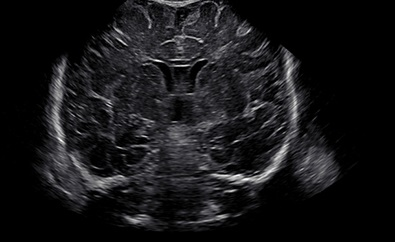
#> input picture images/brain1.jpg, 395 x 242 px, given in place of the camera
$ python contadorObjetos.py   (older library calls are emulated)
#> lines starting #> are read from the running program, lines starting #| are printed output that depends on the picture; after the words box and inside, x2 and y2 are one past the last pixel; in counts of white or black regions, pixels touching at a corner belong together
import cv2 as cv
import mahotas
camera = cv.VideoCapture(0, cv.CAP_DSHOW)

while True:

    _, frame = camera.read()
#> frame is the input picture: shape (242, 395, 3); mean B, G, R 24.4, 22.7, 23
    # etapas de processamento
    gray = cv.cvtColor(frame, cv.COLOR_BGR2GRAY)
    suave = cv.blur(gray, (20, 20))
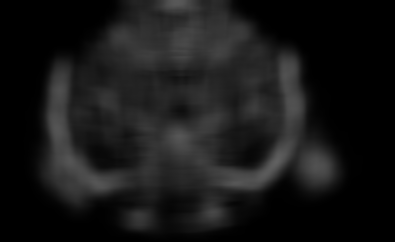
#> suave: shape (242, 395); min 0, max 97, mean 23
    #limiar = mahotas.thresholding.otsu(suave)
    # print(limiar)
    limiar = 112

    bordas = suave.copy()
    bordas[bordas > limiar] = 255
    bordas[bordas < 255] = 0
#> bordas: shape (242, 395); every value is 0
    bordas = cv.bitwise_not(bordas)
#> bordas: shape (242, 395); every value is 255

    objetos, _ = cv.findContours(
        bordas, cv.RETR_EXTERNAL, cv.CHAIN_APPROX_SIMPLE)
#> objetos = [[[0, 0], [0, 241], [394, 241], [394, 0]]]
    for item in objetos:
        area = cv.contourArea(item)
        if area > 400:
            (x, y, w, h) = cv.boundingRect(item)
            #cv.drawContours(frame, contorno, -1, (255,0,0), 2)
            cv.rectangle(frame, (x, y), (x+w, y+h), (0, 255, 0), 1)
            cv.putText(frame, str(
                f"total: {len(objetos)}"), (10, 30), cv.FONT_HERSHEY_SIMPLEX, 1, 1)
            cv.putText(
                frame,
                str(f"x: {x} y: {y}"),
                (x, y-20),
                cv.FONT_HERSHEY_SIMPLEX,
                1, 1
            )
#> this loop made 1 pass
#> (item, area, x, y, w, h) on pass 1: ([[0, 0], [0, 241], [394, 241], [394, 0]], 94954, 0, 0, 395, 242)
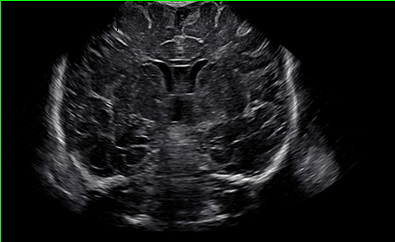
#> frame: shape (242, 395, 3); 0.88% of pixels changed, all inside (x1, y1, x2, y2) = (0, 0, 395, 242)

    print(len(objetos))
#| 1

    #cv.imshow("Bordas", bordas)
    #cv.imshow("Suave", suave)
    #cv.imshow("Gray", gray)
    cv.imshow("Camera", frame)
    k = cv.waitKey(60)
#> (key Esc is pressed here)
    if k == 27:
        break

camera.release()
cv.destroyAllWindows()
